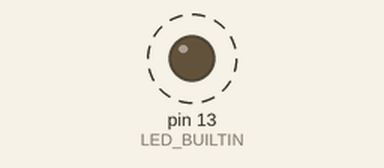
This program was run on a simulated Teensy 4. Parts: output pins drawn as LEDs (lit = HIGH). Dashed ring = blinking. What the program prints to the serial monitor is not drawn.

Above: at 0.5 s.
Timing chart, 0 to 4.6 s (numbered marks = the images above):
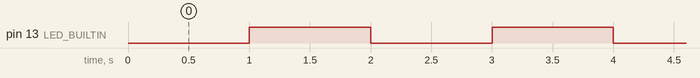

The program:

main.cpp
```cpp
// main.cpp — Teensy 4.1 composition root.
//
// This is the ONLY layer that knows it is running on a Teensy. It owns
// Arduino.h, constructs concrete HAL implementations (src/drivers/,
// added as sensors are brought up), wires them into FlightController,
// and runs the loop. Nothing here contains flight logic — if a line in
// this file makes a flight decision, it is in the wrong file.
//
// Week 1 milestone scope: heartbeat blink + a disciplined 100 Hz tick
// printed over USB serial. Sensor drivers slot in during Phase 1.

#include <Arduino.h>

constexpr uint32_t LOOP_PERIOD_US = 10000;  // 100 Hz
elapsedMicros since_tick;
uint32_t tick_count = 0;

void setup() {
    pinMode(LED_BUILTIN, OUTPUT);
    Serial.begin(115200);
    // Don't block waiting for Serial: the flight computer must boot and
    // run with no USB host attached (it will, on the pad).
}

void loop() {
    if (since_tick >= LOOP_PERIOD_US) {
        since_tick -= LOOP_PERIOD_US;  // subtract, don't reset: no drift
        ++tick_count;

        // 1 Hz heartbeat derived from the 100 Hz tick — proves the
        // scheduler is honest, not just that the LED works.
        if (tick_count % 100 == 0) {
            digitalToggleFast(LED_BUILTIN);
            Serial.printf("tick=%lu t=%lu us\n",
                          tick_count, static_cast<unsigned long>(micros()));
        }

        // Phase 1: FlightController::step() gets called here once the
        // first driver (BMP390) exists.
    }
}
```

Measured:
- by itself, pin 13 (LED_BUILTIN): alternates HIGH for 1.0 s and LOW for 1.0 s
